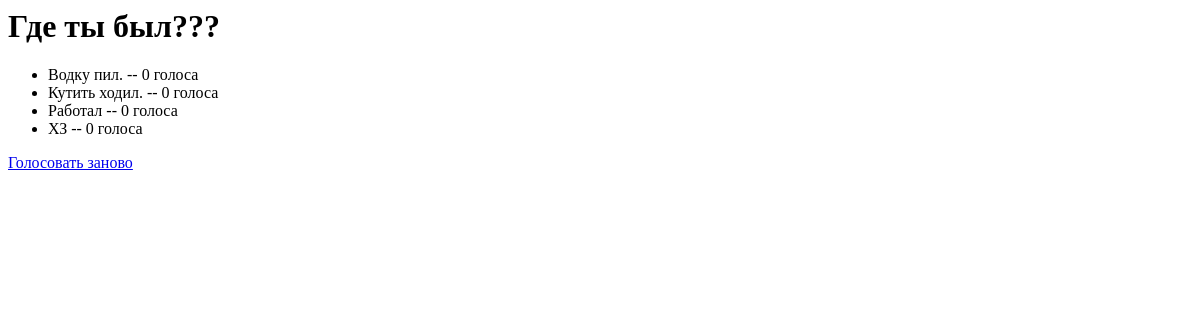
/polls/5/results/, run on an earlier commit of the app's database.
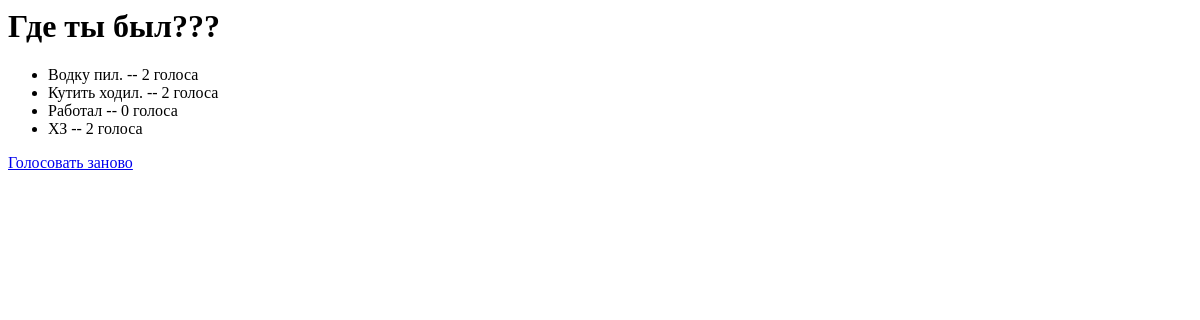
And on a later commit of the database.
### polls/models.py (models this page shows, shortened)
class Question(models.Model):
    question_text = models.CharField(max_length=200)
    pub_date = models.DateTimeField('date published')
    def was_published_recently(self):
        return self.pub_date >= timezone.now() - datetime.timedelta(days=1)
    was_published_recently.admin_order_field = 'pub_date'
    was_published_recently.boolean = True
    was_published_recently.short_description = 'Недавно опублекован?'

class Choice(models.Model):
    question = models.ForeignKey(Question, on_delete=models.CASCADE)
    choice_text = models.CharField(max_length=200)
    votes = models.IntegerField(default=0)

### polls/views.py (the view)
# urls.py: url(r'^(?P<pk>[0-9]+)/results/$', views.ResultsView.as_view(), name='results'),
class ResultsView(generic.DetailView):
    model = Question
    template_name = 'polls/results.html'

### polls/templates/polls/results.html
<h1>{{ question.question_text }}</h1>
<ul>
{% for choice in question.choice_set.all %}
    <li>{{ choice.choice_text }} -- {{ choice.votes }} голос{{ choice.votes|pluralize:"а" }}</li>
{% endfor %}
</ul>
<a href="{% url 'polls:detail' question.id %}" >Голосовать заново</a>

What changed in the data, as far as the page shows it:
changed Choice "Водку пил.": votes "0" → "2"
changed Choice "Кутить ходил.": votes "0" → "2"
changed Choice "ХЗ": votes "0" → "2"
